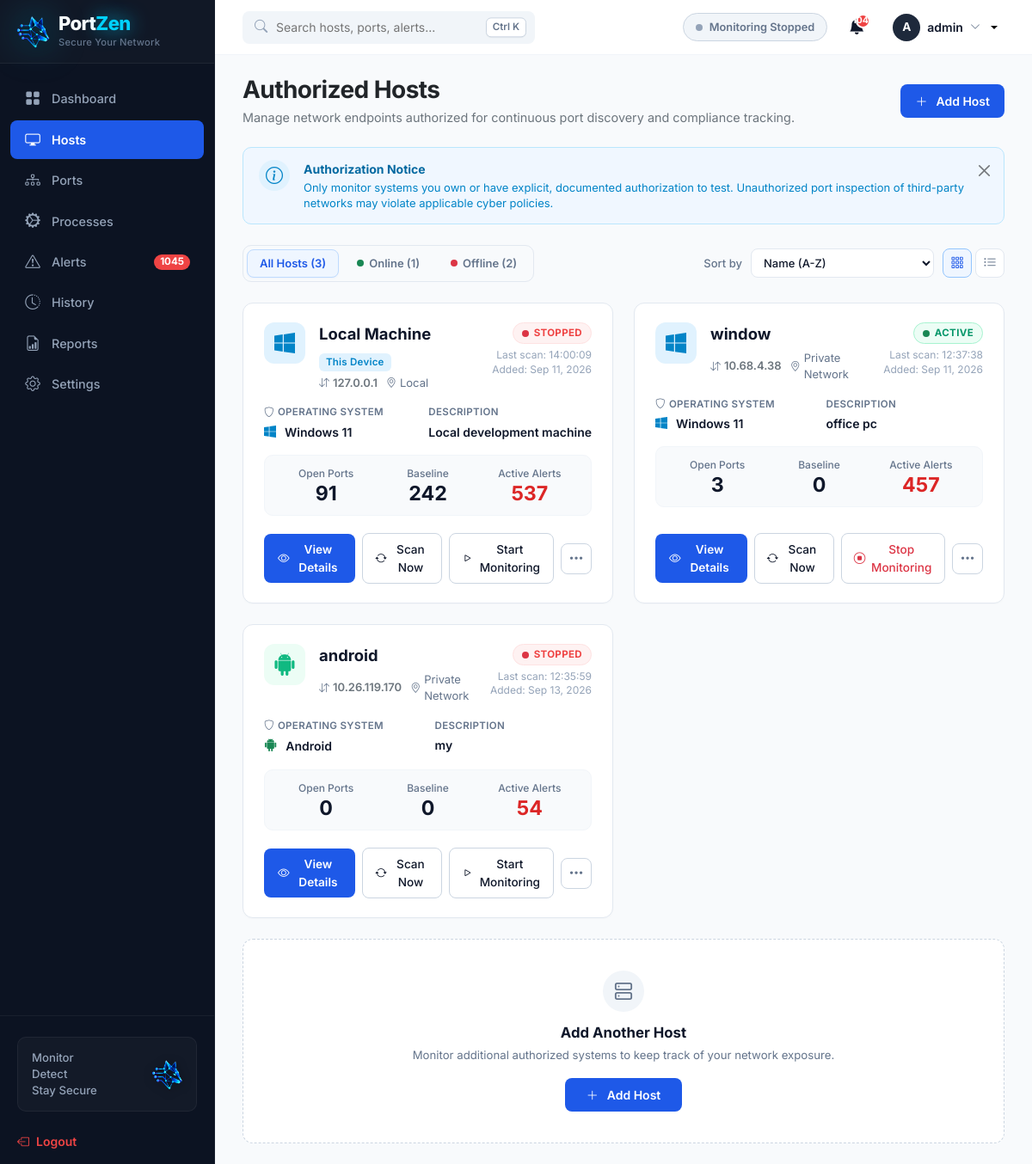
The page /hosts/ (signed in) on the database as committed earlier.
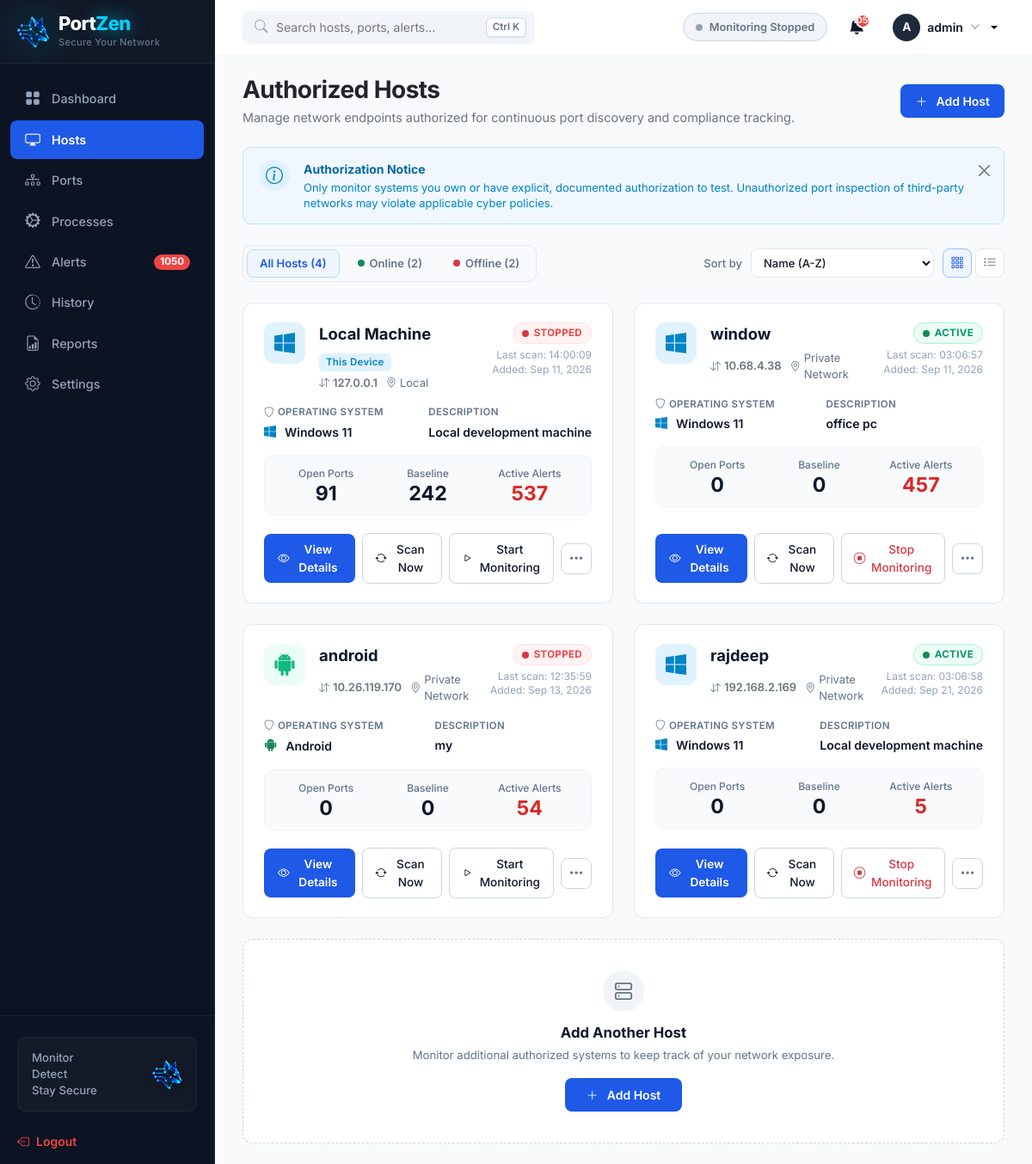
The same page on the database as committed later.
### database/models.py (models this page shows, shortened)
class Host(db.Model):
    __tablename__ = "hosts"
    id = db.Column(db.Integer, primary_key=True)
    name = db.Column(db.String(128), nullable=False)
    ip_address = db.Column(db.String(64), nullable=False)
    operating_system = db.Column(db.String(64), nullable=True)
    description = db.Column(db.Text, nullable=True)
    is_local = db.Column(db.Boolean, default=True)
    created_at = db.Column(db.DateTime, default=utc_now)
    updated_at = db.Column(db.DateTime, default=utc_now, onupdate=utc_now)
    snapshots = db.relationship("PortSnapshot", backref="host", cascade="all, delete-orphan", lazy="dynamic")
    baseline_ports = db.relationship("BaselinePort", backref="host", cascade="all, delete-orphan", lazy="dynamic")
    events = db.relationship("PortEvent", backref="host", cascade="all, delete-orphan", lazy="dynamic")
    alerts = db.relationship("Alert", backref="host", cascade="all, delete-orphan", lazy="dynamic")
    monitoring_config = db.relationship("MonitoringConfig", backref="host", uselist=False, cascade="all, delete-orphan")

class MonitoringConfig(db.Model):
    __tablename__ = "monitoring_configs"
    id = db.Column(db.Integer, primary_key=True)
    host_id = db.Column(db.Integer, db.ForeignKey("hosts.id"), unique=True, nullable=False)
    enabled = db.Column(db.Boolean, default=False)
    interval_seconds = db.Column(db.Integer, default=60)
    auto_start = db.Column(db.Boolean, default=False)
    last_scan = db.Column(db.DateTime, nullable=True)
    next_scan = db.Column(db.DateTime, nullable=True)
    created_at = db.Column(db.DateTime, default=utc_now)
    updated_at = db.Column(db.DateTime, default=utc_now, onupdate=utc_now)

### routes/hosts.py (the view)
@hosts_bp.route("/")
@login_required
def index():
    hosts = Host.query.order_by(Host.is_local.desc(), Host.created_at.asc()).all()
    host_cards = []
    for h in hosts:
        open_cnt = PortSnapshot.query.filter_by(host_id=h.id).count()
        baseline_cnt = BaselinePort.query.filter_by(host_id=h.id).count()
        alerts_cnt = Alert.query.filter(Alert.host_id == h.id, Alert.status.in_(["OPEN", "ACKNOWLEDGED"])).count()
        high_risk_cnt = PortSnapshot.query.filter_by(host_id=h.id, risk_level="HIGH").count()
        host_cards.append({
            "host": h,
            "open_ports": open_cnt,
            "baseline_ports": baseline_cnt,
            "active_alerts": alerts_cnt,
            "high_risk": high_risk_cnt,
            "is_monitoring": h.monitoring_config.enabled if h.monitoring_config else False,
            "interval_seconds": h.monitoring_config.interval_seconds if h.monitoring_config else 60,
            "last_scan": h.monitoring_config.last_scan if h.monitoring_config else None,
        })
    online_count = sum(1 for item in host_cards if item["is_monitoring"])
    offline_count = len(host_cards) - online_count
    return render_template(
        "hosts.html",
        hosts=host_cards,
        total_hosts=len(host_cards),
        online_count=online_count,
        offline_count=offline_count,
    )

### auth/routes.py (called while the page is built)
def login_required(f):
    @wraps(f)
    def decorated_function(*args, **kwargs):
        if "user_id" not in session:
            if request.is_json or request.path.startswith("/api/"):
                return jsonify({"error": "Authentication required", "authenticated": False}), 401
            flash("Please log in to access this page.", "warning")
            return redirect(url_for("auth.login", next=request.path))
        return f(*args, **kwargs)
    return decorated_function

### templates/hosts.html (shortened to what the changed rows need)
{% extends "base.html" %}
{% block content %}
<div class="d-flex flex-column flex-md-row align-items-md-center justify-content-between mb-4 gap-3">
    <div>
        <h2 class="fw-bold text-dark mb-1" style="letter-spacing: -0.02em; font-size: 1.75rem;">Authorized Hosts</h2>
    </div>
</div>
<div class="host-filter-bar">
    <div class="host-filter-tabs" id="hostFilterTabs">
        <button class="host-filter-tab active" data-filter="all">
            All Hosts ({{ total_hosts|default(hosts|length) }})
        </button>
        <button class="host-filter-tab" data-filter="online">
            <span class="filter-indicator-dot bg-success"></span> Online ({{ online_count|default(0) }})
        </button>
        <button class="host-filter-tab" data-filter="offline">
            <span class="filter-indicator-dot bg-danger"></span> Offline ({{ offline_count|default(hosts|length) }})
        </button>
    </div>
</div>
<div class="row g-4" id="hostsContainer">
    {% for item in hosts %}
    {% set h = item.host %}
    {% set is_online = item.is_monitoring %}
    <div class="col-12 col-lg-6 host-card-item"
         data-host-id="{{ h.id }}"
         data-name="{{ h.name|lower }}"
         data-status="{% if is_online %}online{% else %}offline{% endif %}"
         data-ports="{{ item.open_ports }}"
         data-alerts="{{ item.active_alerts }}">
        <div class="host-soc-card">
            <div class="host-card-header">
                <div class="d-flex align-items-start gap-3">
                    {% set os_raw = ((h.operating_system or '') ~ ' ' ~ (h.name or ''))|lower %}
                    <div class="host-device-icon {% if 'android' in os_raw %}icon-bg-emerald{% elif 'win' in os_raw %}icon-bg-blue{% elif 'apple' in os_raw or 'mac' in os_raw or 'ios' in os_raw %}icon-bg-dark{% elif 'linux' in os_raw or 'ubuntu' in os_raw or 'debian' in os_raw %}icon-bg-orange{% else %}icon-bg-purple{% endif %}">
                        {% if 'android' in os_raw %}
                        <i class="bi bi-android2" style="font-size: 1.65rem; color: #10b981;"></i>
                        {% elif 'win' in os_raw %}
                        <svg width="24" height="24" viewBox="0 0 24 24" fill="none">
                            <path d="M0 3.449L9.75 2.1v9.451H0V3.449zm10.98-1.574L24 0v11.551H10.98V1.875zM0 12.45h9.75v9.45L0 20.551v-8.101zm10.98 0H24V24l-13.02-1.875V12.45z" fill="#0284c7"/>
                        </svg>
                        {% elif 'apple' in os_raw or 'mac' in os_raw or 'ios' in os_raw %}
                        <i class="bi bi-apple" style="font-size: 1.5rem; color: #0f172a;"></i>
                        {% elif 'linux' in os_raw or 'ubuntu' in os_raw or 'debian' in os_raw %}
                        <i class="bi bi-ubuntu" style="font-size: 1.5rem; color: #ea580c;"></i>
                        {% endif %}
                    </div>
                    <div>
                        <div class="host-title-block">
                            <a href="{{ url_for('hosts.detail', host_id=h.id) }}" class="host-card-title">{{ h.name }}</a>
                        </div>
                        <div class="host-subtitle-row">
                            <span class="host-subtitle-item">
                                <i class="bi bi-arrow-down-up" style="font-size: 0.75rem;"></i>
                                <span class="fw-semibold text-secondary">{{ h.ip_address }}</span>
                            </span>
                            <span class="host-subtitle-item">
                                <i class="bi bi-geo-alt" style="font-size: 0.75rem;"></i>
                                {% if h.is_local or h.ip_address in ['127.0.0.1', 'localhost'] %}
                                Local
                                {% elif h.ip_address.startswith(('192.168.', '10.', '172.')) %}
                                Private Network
                                {% else %}
                                External Target
                                {% endif %}
                            </span>
                        </div>
                    </div>
                </div>
                <div class="host-header-status-col">
                    {% if is_online %}
                    <span class="host-status-pill status-active">
                        <span class="filter-indicator-dot bg-success"></span> ACTIVE
                    </span>
                    {% else %}
                    <span class="host-status-pill status-stopped">
                        <span class="filter-indicator-dot bg-danger"></span> STOPPED
                    </span>
                    {% endif %}
                    <div class="host-timestamp-text">
                        Last scan: {{ item.last_scan.strftime('%H:%M:%S') if item.last_scan else '08:13:47' }}<br>
                        Added: {{ h.created_at.strftime('%b %d, %Y') if h.created_at else 'Sep 10, 2024' }}
                    </div>
                </div>
            </div>
            <div class="host-meta-grid">
                <div>
                    <div class="host-meta-label">
                        <i class="bi bi-shield"></i> Operating System
                    </div>
                    <div class="host-meta-val">
                        {% if 'android' in os_raw %}
                        <i class="bi bi-android2 text-success me-1" style="font-size: 0.95rem;"></i>
                        {% elif 'win' in os_raw %}
                        <svg width="14" height="14" viewBox="0 0 24 24" fill="#0284c7" class="me-1">
                            <path d="M0 3.449L9.75 2.1v9.451H0V3.449zm10.98-1.574L24 0v11.551H10.98V1.875zM0 12.45h9.75v9.45L0 20.551v-8.101zm10.98 0H24V24l-13.02-1.875V12.45z"/>
                        </svg>
                        {% elif 'apple' in os_raw or 'mac' in os_raw or 'ios' in os_raw %}
                        <i class="bi bi-apple text-dark me-1"></i>
                        {% elif 'linux' in os_raw or 'ubuntu' in os_raw or 'debian' in os_raw %}
                        <i class="bi bi-ubuntu text-warning me-1"></i>
                        {% else %}
                        <i class="bi bi-display text-primary me-1"></i>
                        {% endif %}
                        {{ h.operating_system or 'Unknown' }}
                    </div>
                </div>
                <div>
                    <div class="host-meta-label">Description</div>
                    <div class="host-meta-val text-truncate" title="{{ h.description or 'No description' }}">
                        {{ h.description or 'Local development machine' }}
                    </div>
                </div>
            </div>
            <div class="host-stats-panel">
                <div class="host-stat-col">
                    <span class="host-stat-label">Open Ports</span>
                    <span class="host-stat-number">{{ item.open_ports }}</span>
                </div>
                <div class="host-stat-col">
                    <span class="host-stat-label">Baseline</span>
                    <span class="host-stat-number">{{ item.baseline_ports }}</span>
                </div>
                <div class="host-stat-col">
                    <span class="host-stat-label">Active Alerts</span>
                    <span class="host-stat-number stat-alert">{{ item.active_alerts }}</span>
                </div>
            </div>
            <div class="host-actions-row">
                <a href="{{ url_for('hosts.detail', host_id=h.id) }}" class="btn btn-host-view">
                    <i class="bi bi-eye"></i> View Details
                </a>
                <button class="btn btn-host-action btn-scan-now" data-host-id="{{ h.id }}" title="Scan this host now">
                    <i class="bi bi-arrow-repeat"></i> Scan Now
                </button>
                {% if is_online %}
                <button class="btn btn-host-action btn-toggle-monitor text-danger" data-host-id="{{ h.id }}" data-action="stop" title="Stop monitoring">
                    <i class="bi bi-stop-circle"></i> Stop Monitoring
                </button>
                {% else %}
                <button class="btn btn-host-action btn-toggle-monitor" data-host-id="{{ h.id }}" data-action="start" title="Start monitoring">
                    <i class="bi bi-play"></i> Start Monitoring
                </button>
                {% endif %}
                <div class="dropdown ms-auto">
                    <button class="btn btn-host-more" type="button" data-bs-toggle="dropdown" aria-expanded="false" title="More Options">
                        <i class="bi bi-three-dots"></i>
                    </button>
                </div>
            </div>
        </div>
    </div>
    {% endfor %}
</div>
{% endblock %}

### templates/base.html (shortened to what the changed rows need)
<!DOCTYPE html>
<html lang="en">
<head>
    <link href="https://cdn.jsdelivr.net/npm/bootstrap@5.3.3/dist/css/bootstrap.min.css" rel="stylesheet">
    <link rel="stylesheet" href="https://cdn.jsdelivr.net/npm/bootstrap-icons@1.11.3/font/bootstrap-icons.min.css">
    <link rel="stylesheet" href="{{ url_for('static', filename='css/style.css') }}">
</head>
<body>
    {% if current_user %}
    <div class="app-wrapper">
        <aside class="app-sidebar" id="appSidebar">
            <nav class="sidebar-nav">
                <a href="{{ url_for('alerts.index') }}" class="sidebar-nav-item {% if request.endpoint and request.endpoint.startswith('alerts.') %}active{% endif %}">
                    <i class="bi bi-exclamation-triangle nav-icon"></i>
                    <span class="nav-text">Alerts</span>
                    {% if global_open_alerts_count > 0 %}
                    <span class="nav-badge-alert">{{ global_open_alerts_count }}</span>
                    {% endif %}
                </a>
            </nav>
        </aside>
        <div class="app-main">
            <header class="app-navbar">
                <div class="d-flex align-items-center gap-3">
                    <a href="{{ url_for('alerts.index') }}" class="navbar-bell-btn position-relative" title="Active Alerts">
                        <i class="bi bi-bell-fill"></i>
                        {% if global_open_alerts_count > 0 %}
                        <span class="bell-badge-count">{{ global_open_alerts_count }}</span>
                        {% endif %}
                    </a>
                </div>
            </header>
            <main class="page-container">
                {% if custom_error %}
                <div class="empty-state">
                    <div class="empty-state-icon"><i class="bi bi-exclamation-octagon text-danger"></i></div>
                    <div class="empty-state-title">{{ custom_error }}</div>
                    <a href="{{ url_for('dashboard.index') }}" class="btn btn-primary-soc mt-3">Return to Dashboard</a>
                </div>
                {% else %}
                    {% block content %}{% endblock %}
                {% endif %}
            </main>
        </div>
    </div>
    {% else %}
        <main class="w-100 min-vh-100 d-flex align-items-center justify-content-center p-3">
            {% block auth_content %}{% endblock %}
        </main>
    {% endif %}
</body>
</html>

Rows that differ between the two databases and show on the page:
added Host: name "rajdeep", ip_address "192.168.2.169", created_at "Sep 21, 2026", operating_system "Windows 11", description "Local development machine"
added MonitoringConfig: last_scan "03:06:58"
Other text that changed with them:
{{ global_open_alerts_count }}: "1045" → "1050"
{{ total_hosts|default(hosts|length) }}: "3" → "4"
{{ online_count|default(0) }}: "1" → "2"
new list line: "window 10.68.4.38 Sep 11, 2026 Windows 11 office pc"
new list line: "Private Network ACTIVE Last scan: Added: OPERATING SYSTEM DESCRIPTION Open Ports 0 Baseline 0 Active Alerts 457 View Details Scan Now Stop Monitoring"
new list line: "03:06:57"
new list line: "Private Network ACTIVE Last scan: Added: OPERATING SYSTEM DESCRIPTION Open Ports 0 Baseline 0 Active Alerts 5 View Details Scan Now Stop Monitoring"
list line gone: "window 10.68.4.38 Sep 11, 2026 Windows 11 office pc"
list line gone: "Private Network ACTIVE Last scan: Added: OPERATING SYSTEM DESCRIPTION Open Ports 3 Baseline 0 Active Alerts 457 View Details Scan Now Stop Monitoring"
list line gone: "12:37:38"
